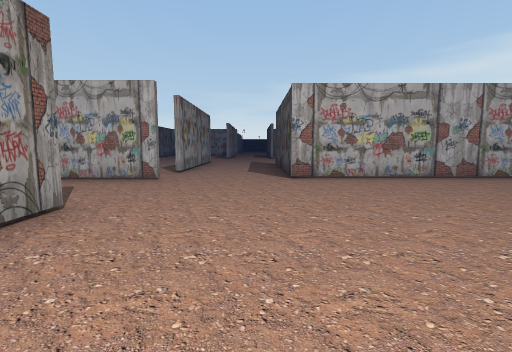
View 1 (above)

21 first-person views from a walk through a 3-D level made in the Unity game engine. The camera is 1.4 m above the floor, tilts 6° down and sees 85° across. The floor is counted in squares, 2 m on a side. Each view is taken from the middle of a square. On the plan, view 1 faces up. The plan holds only what a view shows up to about 9 squares ahead; the rest is blank. The place goes on beyond the plan. The player character is not drawn. Some surface patterns are stand-ins.

View 2
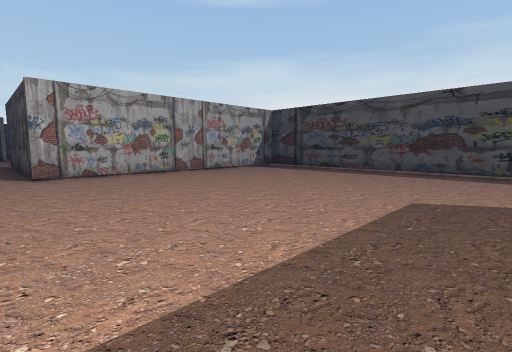

View 3
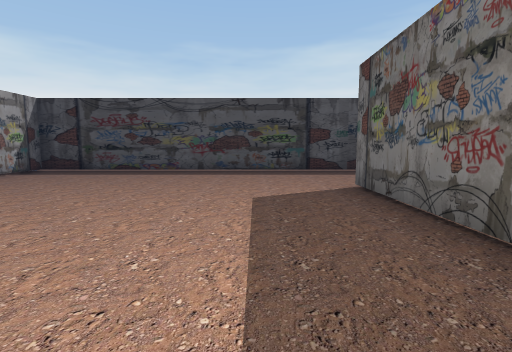

View 4
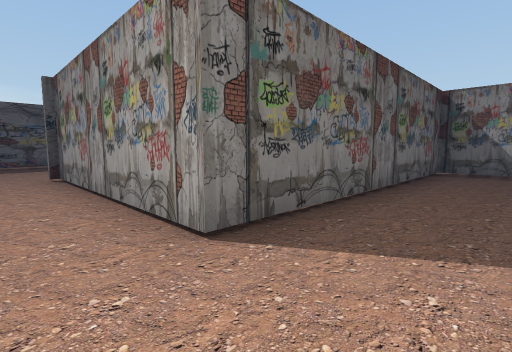

View 5
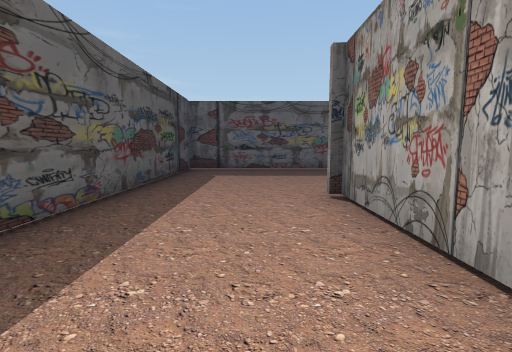

View 6
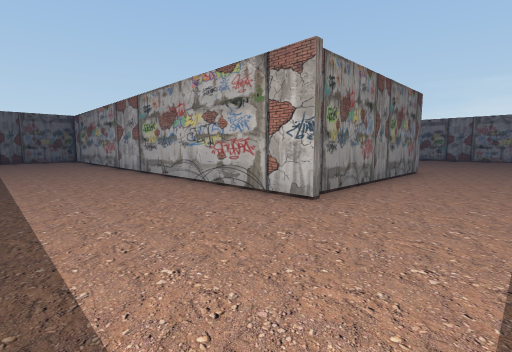

View 7
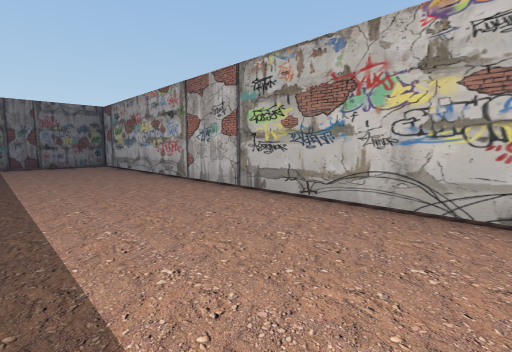

View 8
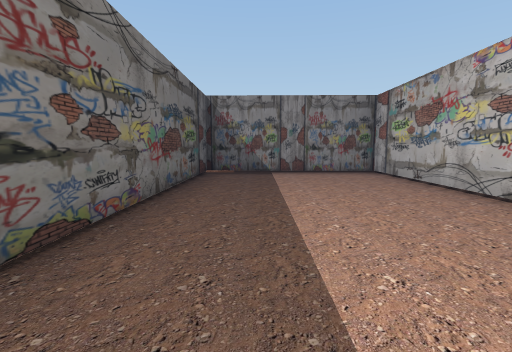

View 9
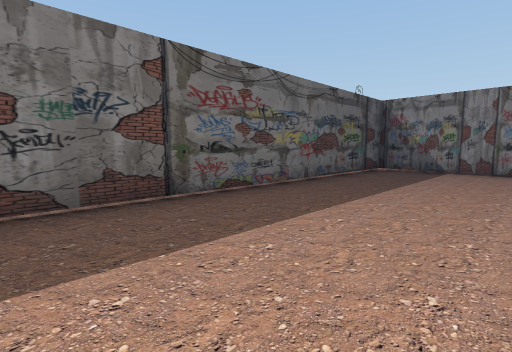

View 10
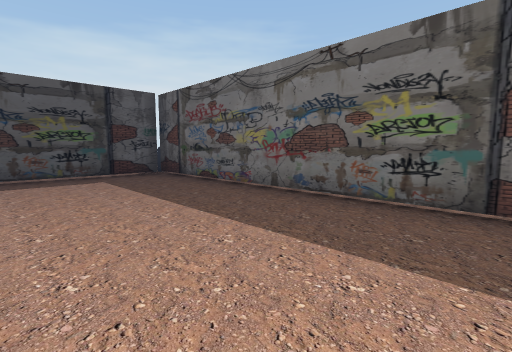

View 11
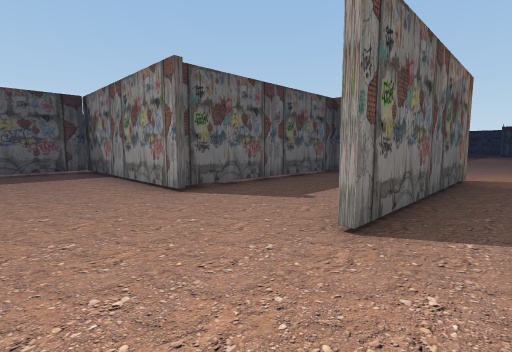

View 12
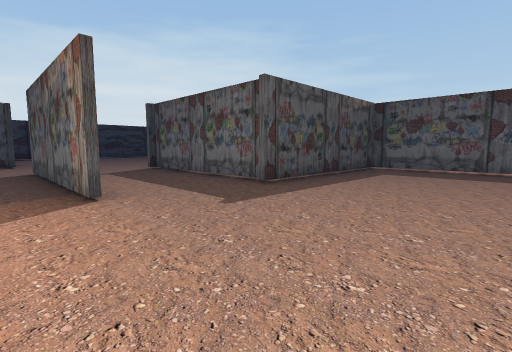

View 13
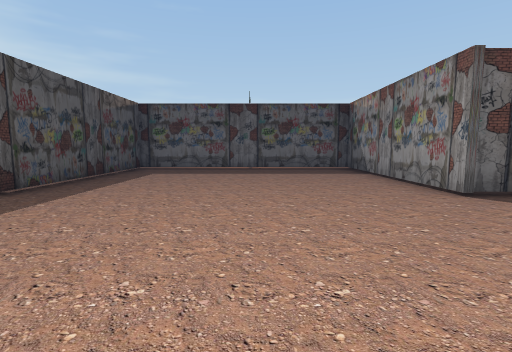

View 14
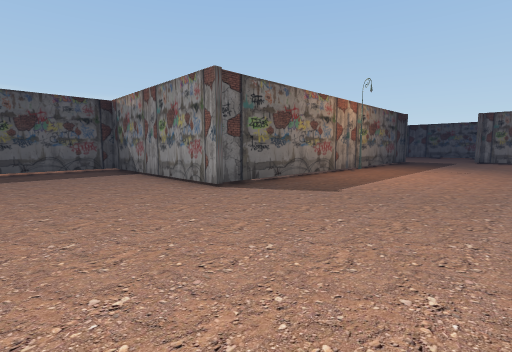

View 15
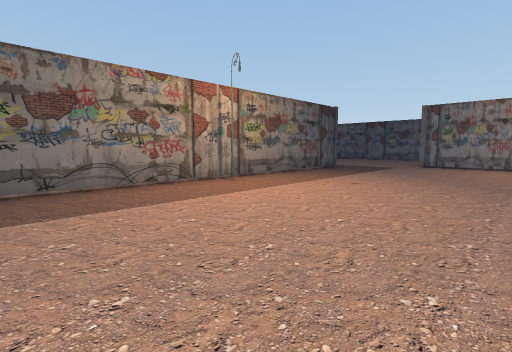

View 16
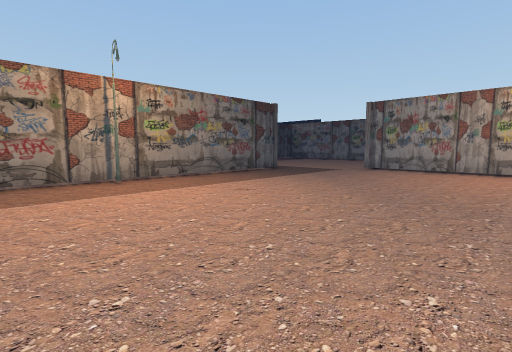

View 17
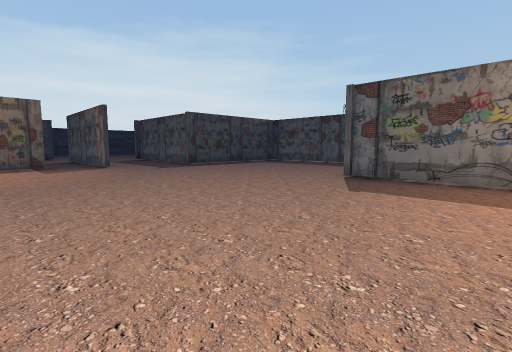

View 18
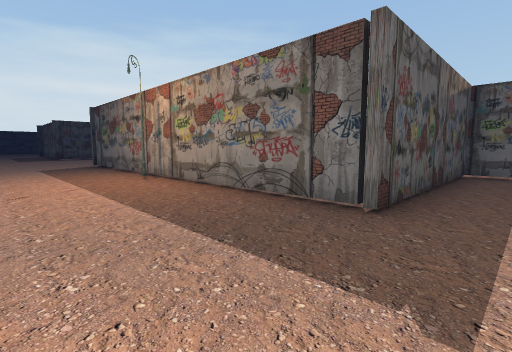

View 19
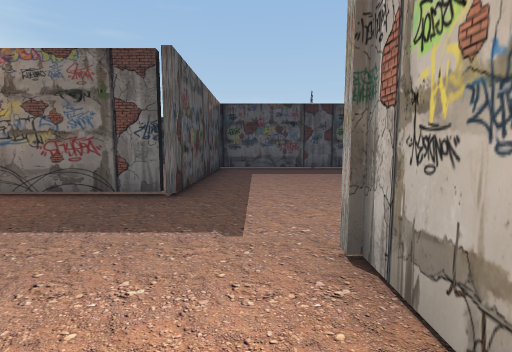

View 20
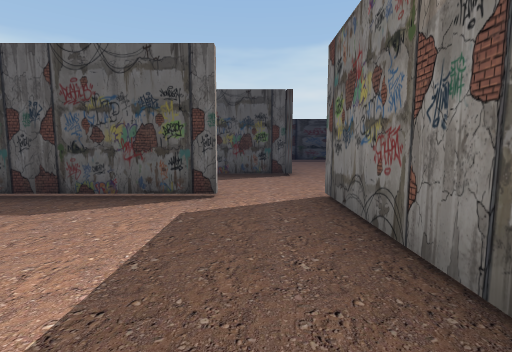

View 21
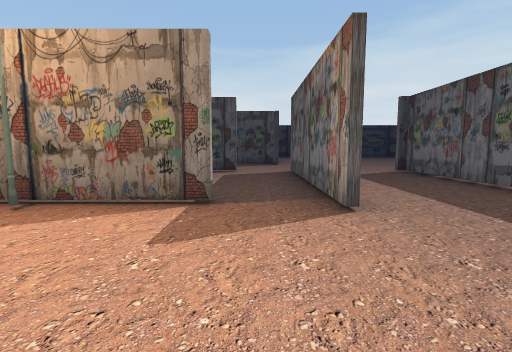

### Floor plan
Key: @ floor where view 1 was taken; # wall or solid block; . floor; T thing the floor can be seen under or through; O other object.
Columns run from 26 left of view 1 to 8 right of it. Each row starts with its distance up from view 1.
  9 #..................#. ..#..#
  8 #..................#....#..#
  7 #..........................#.....
  6 #..................#####...########
  5 #.................................#
  4 ..................................#
  3 ..###########......######.........#
  2 ..#.        #......#    #.........#
  1 ..#         #......#    #.........#
  0 ..#         #......#    #.@.......#
 -1 ..#         #......#   .#.........#
 -2 ###         ########   .########..#
 -3              .. ..             #..#
 -4                                #..#
 -5                                #..#
 -6                                #..#
 -7                   ##############..#
 -8                   #...............#
 -9                   #...............#
-10                   #...............#
-11                   ######TTTTTTTT###
-12                      ............#O
-13                                   O
-14                                   O

Where each view was taken, in squares from view 1:
view 1: 0 up, 0 right, facing up
view 2: 1 down, 0 right, facing up-right
view 3: 0 up, 0 right, facing right
view 4: 0 up, 6 right, facing down-left
view 5: 3 down, 6 right, facing down
view 6: 10 down, 7 right, facing up-left
view 7: 10 down, 3 right, facing up-left
view 8: 10 down, 0 right, facing left
view 9: 8 down, 1 right, facing down-left
view 10: 8 down, 1 right, facing down-right
view 11: 7 up, 0 right, facing down-left
view 12: 7 up, 11 left, facing down-right
view 13: 7 up, 11 left, facing down
view 14: 7 up, 11 left, facing down-left
view 15: 8 up, 15 left, facing down-left
view 16: 9 up, 17 left, facing down-left
view 17: 9 up, 17 left, facing down-right
view 18: 6 up, 25 left, facing down-right
view 19: 7 up, 25 left, facing down
view 20: 7 up, 6 left, facing right
view 21: 7 up, 10 left, facing right
